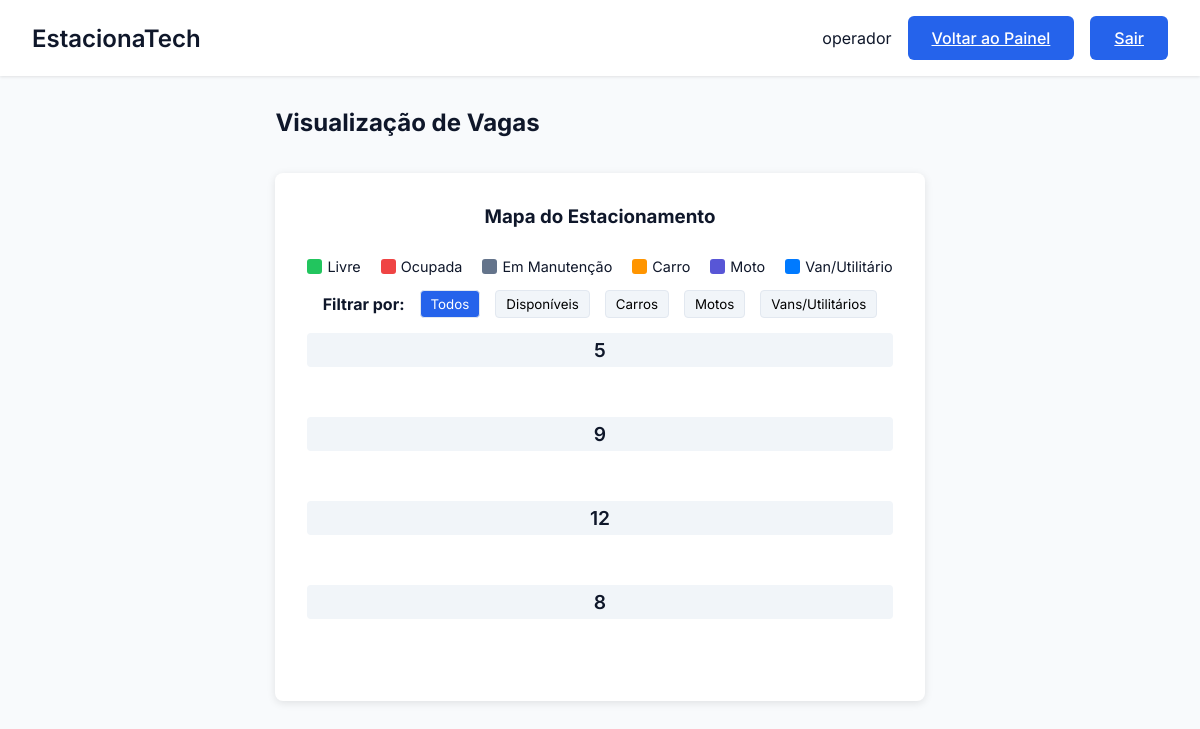
The page /vaga/visualizar_vagas (signed in) on the database its author committed.
### tables this page shows
CREATE TABLE Setor (
        id_setor TEXT PRIMARY KEY,
        n_vagas INTEGER NOT NULL
    );

### EstacionaTech/routes/vaga_routes.py (the view)
@vaga_bp.route('/visualizar_vagas')
def visualizar_vagas():
    if 'usuario_id' not in session:
        flash('Você precisa fazer login para acessar esta página.', 'error')
        return redirect(url_for('auth.login'))
    vagas = VagaController.listar_vagas()
    setores = SetorController.listar_setores()
    return render_template('visualizar_vagas.html', vagas=vagas, setores=setores, nome=session.get('nome'))

### EstacionaTech/controllers/setor_controller.py (called while the page is built)
    @staticmethod
    def listar_setores():
        setores = Setor.listar_todos()
        return setores

### EstacionaTech/controllers/vaga_controller.py (called while the page is built)
    @staticmethod
    def listar_vagas():
        vagas= Vaga.listar_todas()
        return vagas

### EstacionaTech/database/database.py (called while the page is built)
def conectar():
    diretorio_db = "EstacionaTech/database"
    if not os.path.exists(diretorio_db):
        os.makedirs(diretorio_db)  # Criar diretório caso não exista
    return sqlite3.connect(f"{diretorio_db}/estacionatech.db")

### EstacionaTech/models/setor.py (called while the page is built)
    def listar_todos():
        conn = conectar()
        cursor = conn.cursor()
        cursor.execute("SELECT * FROM Setor ORDER BY id_setor ASC")
        setores = cursor.fetchall()
        conn.close()
        return setores

### EstacionaTech/models/vaga.py (called while the page is built)
    def listar_todas():
        conn = conectar()
        cursor = conn.cursor()
        cursor.execute("SELECT * FROM vaga ORDER BY id_vaga ASC")
        vagas = cursor.fetchall()
        conn.close()
        return vagas

### EstacionaTech/templates/visualizar_vagas.html (shortened to what this page needs)
<!DOCTYPE html>
<html lang="pt-BR">
<head>
    <link rel="stylesheet" href="{{ url_for('static', filename='css/estilo.css') }}">
</head>
<body>
    <div class="dashboard">
        <header class="dashboard-header">
            <nav class="dashboard-nav container">
                <h1 class="dashboard-title">EstacionaTech</h1>
                <div class="dashboard-user">
                    <span>{{ nome }}</span>
                    {% if session.get('tipo') == 'administrador' %}
                    <a href="{{ url_for('admin.painel_admin') }}" class="btn btn-primary">Voltar ao Painel</a>
                    {% else %}
                    <a href="{{ url_for('operadores.painel_operador') }}" class="btn btn-primary">Voltar ao Painel</a>
                    {% endif %}
                    <a href="{{ url_for('auth.logout') }}" class="btn btn-primary">Sair</a>
                </div>
            </nav>
        </header>
        <main class="dashboard-content container">
            <div style="display: flex; justify-content: space-between; align-items: center; margin-bottom: 20px;">
                <h2>Visualização de Vagas</h2>
            </div>
            <div class="dashboard-card">
                <h3>Mapa do Estacionamento</h3>
                <div class="legenda">
                    <div class="legenda-item">
                        <div class="legenda-cor" style="background-color: var(--success);"></div>
                        <span>Livre</span>
                    </div>
                    <div class="legenda-item">
                        <div class="legenda-cor" style="background-color: var(--danger);"></div>
                        <span>Ocupada</span>
                    </div>
                    <div class="legenda-item">
                        <div class="legenda-cor" style="background-color: var(--secondary);"></div>
                        <span>Em Manutenção</span>
                    </div>
                    <div class="legenda-item">
                        <div class="legenda-cor" style="background-color: #ff9500;"></div>
                        <span>Carro</span>
                    </div>
                    <div class="legenda-item">
                        <div class="legenda-cor" style="background-color: #5856d6;"></div>
                        <span>Moto</span>
                    </div>
                    <div class="legenda-item">
                        <div class="legenda-cor" style="background-color: #007aff;"></div>
                        <span>Van/Utilitário</span>
                    </div>
                </div>
                <div class="filtros">
                    <span><strong>Filtrar por:</strong></span>
                    <button class="filtro-btn active" data-filtro="todos">Todos</button>
                    <button class="filtro-btn" data-filtro="livre">Disponíveis</button>
                    <button class="filtro-btn" data-filtro="carro">Carros</button>
                    <button class="filtro-btn" data-filtro="moto">Motos</button>
                    <button class="filtro-btn" data-filtro="van">Vans/Utilitários</button>
                </div>
                {% for setor in setores %}
                <div class="setor">
                    <h4 class="setor-titulo">{{ setor[1] }}</h4>
                </div>
                {% endfor %}
            </div>
        </main>
    </div>
</body>
</html>

### EstacionaTech/static/css/estilo.css (style rules this page uses)
* { margin: 0; padding: 0; box-sizing: border-box; font-family: 'Inter', sans-serif; }
:root { --primary: #2563eb; --primary-dark: #1d4ed8; --secondary: #64748b; --danger: #ef4444; --success: #22c55e; --background: #f8fafc; --surface: #ffffff; --text: #0f172a; --text-light: #64748b; }
body { background-color: var(--background); color: var(--text); min-height: 100vh; }
.container { max-width: 1200px; margin: 0 auto; padding: 0 1rem; }
.btn { display: inline-flex; align-items: center; justify-content: center; padding: 0.75rem 1.5rem; font-size: 1rem; font-weight: 500; border-radius: 6px; cursor: pointer; transition: all 0.2s; border: none; }
.btn-primary { background-color: var(--primary); color: white; }
.dashboard { min-height: 100vh; display: grid; grid-template-rows: auto 1fr; }
.dashboard-header { background: var(--surface); padding: 1rem; box-shadow: 0 1px 3px 0 rgb(0 0 0 / 0.1); }
.dashboard-nav { display: flex; justify-content: space-between; align-items: center; }
.dashboard-title { font-size: 1.5rem; font-weight: 600; }
.dashboard-user { display: flex; align-items: center; gap: 1rem; }
.dashboard-content { padding: 2rem; }
.dashboard-content h2 { margin-bottom: 1rem; }
.dashboard-card { background-color: var(--surface); padding: 2rem; border-radius: 8px; box-shadow: 0 2px 8px rgba(0,0,0,0.1); display: flex; flex-direction: column; align-items: center; text-align: center; }
.dashboard-card h3 { margin-bottom: 10px; }

### EstacionaTech/templates/visualizar_vagas.html (style rules this page uses)
.setor { margin-bottom: 30px; width: 100%; }
.setor-titulo { font-size: 1.2rem; font-weight: 600; margin-bottom: 10px; padding: 5px; background-color: #f1f5f9; border-radius: 4px; }
.legenda { display: flex; gap: 20px; margin-top: 20px; font-size: 0.9rem; flex-wrap: wrap; }
.legenda-item { display: flex; align-items: center; gap: 5px; }
.legenda-cor { width: 15px; height: 15px; border-radius: 3px; }
.filtros { margin: 15px 0; display: flex; gap: 15px; align-items: center; }
.filtro-btn { padding: 5px 10px; border-radius: 4px; background-color: #f1f5f9; border: 1px solid #e2e8f0; cursor: pointer; }
.filtro-btn.active { background-color: var(--primary); color: white; }

### rows shown on the page
Setor: n_vagas "5"
Setor: n_vagas "9"
Setor: n_vagas "12"
Setor: n_vagas "8"

### other values the page prints
{{ nome }} "operador"
